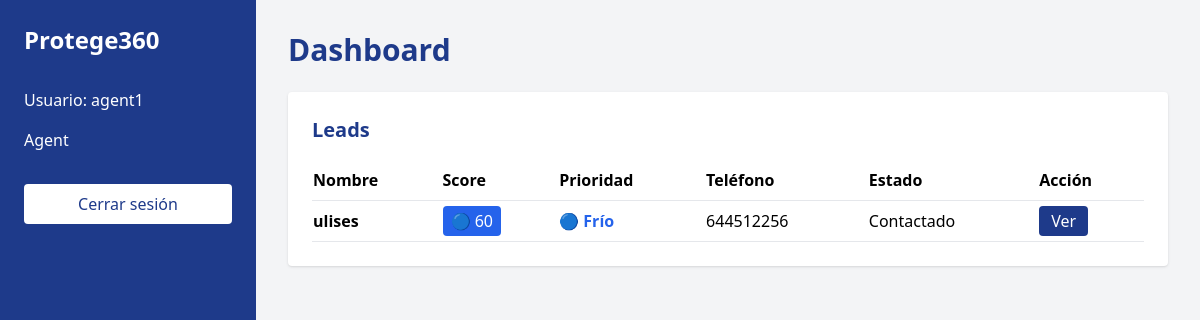
/dashboard (signed in), run on the app's committed database.
### tables this page shows
CREATE TABLE leads (
            id INTEGER PRIMARY KEY AUTOINCREMENT,
            name TEXT,
            age INTEGER,
            product_type TEXT,
            smoker TEXT,
            payment_frequency TEXT,
            monthly_budget TEXT,
            retirement_age TEXT,
            dependents_count TEXT,
            retirement_goal TEXT,
            phone TEXT,
            created_at TEXT,
            status TEXT,
            agent TEXT,
            score INTEGER,
            priority TEXT,
            contacted_at TEXT,
            first_response_minutes INTENGER
        );

### app.py (the view)
@app.route("/dashboard")
def dashboard():
    if "username" not in session:
        return redirect(url_for("login"))
    conn = sqlite3.connect("database.db")
    cursor = conn.cursor()
    leads = []
    metrics = None
    if session["role"] == "director":
        cursor.execute(
            "SELECT * FROM leads ORDER BY score DESC, created_at DESC"
        )
        leads = cursor.fetchall()
        cursor.execute("SELECT COUNT(*) FROM leads")
        total = cursor.fetchone()[0]
        cursor.execute("SELECT COUNT(*) FROM leads WHERE status = 'Cerrado'")
        closed = cursor.fetchone()[0]
        close_rate = round((closed / total) * 100, 2) if total > 0 else 0
        cursor.execute("SELECT agent, COUNT(*) FROM leads GROUP BY agent")
        by_agent = cursor.fetchall()
        cursor.execute("SELECT status, COUNT(*) FROM leads GROUP BY status")
        by_status = cursor.fetchall()
        from datetime import timedelta
        now = datetime.now()
        cursor.execute("""
            SELECT created_at FROM leads
            WHERE status = 'Nuevo'
        """)
        nuevo_leads = cursor.fetchall()
        overdue = 0
        for lead in nuevo_leads:
            created = datetime.strptime(lead[0], "%Y-%m-%d %H:%M:%S")
            if now - created > timedelta(hours=2):
                overdue += 1
        cursor.execute("""
            SELECT agent, AVG(first_response_minutes)
            FROM leads
            WHERE first_response_minutes IS NOT NULL
            GROUP BY agent
        """)
        response_times = cursor.fetchall()
        metrics = {
            "total": total,
            "closed": closed,
            "close_rate": close_rate,
            "by_agent": by_agent,
            "by_status": by_status,
            "overdue": overdue,
            "response_times": response_times
        }
    else:
        cursor.execute(
            "SELECT * FROM leads WHERE agent = ? ORDER BY score DESC, created_at DESC",
            (session["username"],)
        )
        leads = cursor.fetchall()
    conn.close()
    return render_template(
        "dashboard.html",
        leads=leads,
        role=session["role"],
        username=session["username"],
        status_options=STATUS_OPTIONS,
        metrics=metrics
    )

### templates/dashboard.html (shortened to what this page needs)
<!DOCTYPE html>
<html>
<head>
    <script src="https://cdn.tailwindcss.com"></script>
</head>
<body class="bg-gray-100">
<div class="flex min-h-screen">
    <div class="w-64 bg-blue-900 text-white p-6">
        <h2 class="text-2xl font-bold mb-8">Protege360</h2>
        <p class="mb-4">Usuario: {{ username }}</p>
        <p class="mb-8 capitalize">{{ role }}</p>
        <a href="/logout"
           class="bg-white text-blue-900 px-4 py-2 rounded block text-center">
            Cerrar sesión
        </a>
    </div>
    <div class="flex-1 p-8">
        <h1 class="text-3xl font-bold text-blue-900 mb-6">
            Dashboard
        </h1>
        <div class="bg-white shadow rounded p-6">
            <h2 class="text-xl font-semibold mb-4 text-blue-900">
                Leads
            </h2>
            <table class="w-full text-left">
                <thead>
                    <tr class="border-b">
                        <th class="py-2">Nombre</th>
                        <th>Score</th>
                        <th>Prioridad</th>
                        <th>Teléfono</th>
                        <th>Estado</th>
                        <th>Acción</th>
                    </tr>
                </thead>
                <tbody>
                {% for lead in leads %}
                <tr class="border-b">
                    <td class="py-2 font-semibold">
                        {{ lead[1] }}
                    </td>
                    <td>
                        {% set score = lead[14] or 0 %}
                        {% if score >= 85 %}
                            <span class="bg-red-600 text-white px-2 py-1 rounded">
                                🔥 {{ score }}
                            </span>
                        {% elif score >= 70 %}
                            <span class="bg-yellow-500 text-white px-2 py-1 rounded">
                                🟡 {{ score }}
                            </span>
                        {% else %}
                            <span class="bg-blue-600 text-white px-2 py-1 rounded">
                                🔵 {{ score }}
                            </span>
                        {% endif %}
                    </td>
                    <td>
                        {% if lead[15] == "Caliente" %}
                            <span class="text-red-600 font-bold">🔥 Caliente</span>
                        {% elif lead[15] == "Medio" %}
                            <span class="text-yellow-600 font-bold">🟡 Medio</span>
                        {% else %}
                            <span class="text-blue-600 font-bold">🔵 Frío</span>
                        {% endif %}
                    </td>
                    <td>{{ lead[10] }}</td>
                    <td>{{ lead[12] }}</td>
                    <td>
                        <a href="/lead/{{ lead[0] }}"
                           class="bg-blue-900 text-white px-3 py-1 rounded">
                            Ver
                        </a>
                    </td>
                </tr>
                {% endfor %}
                </tbody>
            </table>
        </div>
    </div>
</div>
</body>
</html>

### data on the page
leads: agent "agent1", name "ulises", score "60", priority "🔵 Frío", phone "644512256", status "Contactado"

### other printed values
{{ role }} "Agent"
